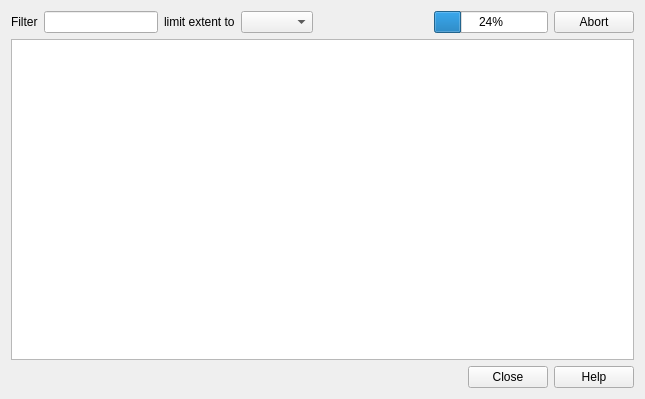
<?xml version="1.0" encoding="UTF-8"?>
<ui version="4.0">
 <class>QgsLayerMetadataSearchWidget</class>
 <widget class="QWidget" name="QgsLayerMetadataSearchWidget">
  <property name="geometry">
   <rect>
    <x>0</x>
    <y>0</y>
    <width>645</width>
    <height>399</height>
   </rect>
  </property>
  <property name="windowTitle">
   <string>Form</string>
  </property>
  <layout class="QVBoxLayout" name="verticalLayout">
   <item>
    <layout class="QHBoxLayout" name="horizontalLayout_2">
     <item>
      <widget class="QLabel" name="label">
       <property name="text">
        <string>Filter</string>
       </property>
      </widget>
     </item>
     <item>
      <widget class="QLineEdit" name="mSearchFilterLineEdit"/>
     </item>
     <item>
      <widget class="QLabel" name="label_2">
       <property name="text">
        <string>limit extent to</string>
       </property>
      </widget>
     </item>
     <item>
      <widget class="QComboBox" name="mExtentFilterComboBox"/>
     </item>
     <item>
      <spacer name="horizontalSpacer">
       <property name="orientation">
        <enum>Qt::Horizontal</enum>
       </property>
       <property name="sizeHint" stdset="0">
        <size>
         <width>40</width>
         <height>20</height>
        </size>
       </property>
      </spacer>
     </item>
     <item>
      <widget class="QProgressBar" name="mProgressBar">
       <property name="value">
        <number>24</number>
       </property>
      </widget>
     </item>
     <item>
      <widget class="QPushButton" name="mAbortPushButton">
       <property name="text">
        <string>Abort</string>
       </property>
      </widget>
     </item>
    </layout>
   </item>
   <item>
    <widget class="QTableView" name="mMetadataTableView"/>
   </item>
   <item>
    <layout class="QHBoxLayout" name="horizontalLayout"/>
   </item>
   <item>
    <widget class="QDialogButtonBox" name="mButtonBox">
     <property name="standardButtons">
      <set>QDialogButtonBox::Close|QDialogButtonBox::Help</set>
     </property>
    </widget>
   </item>
  </layout>
 </widget>
 <resources/>
 <connections/>
</ui>
